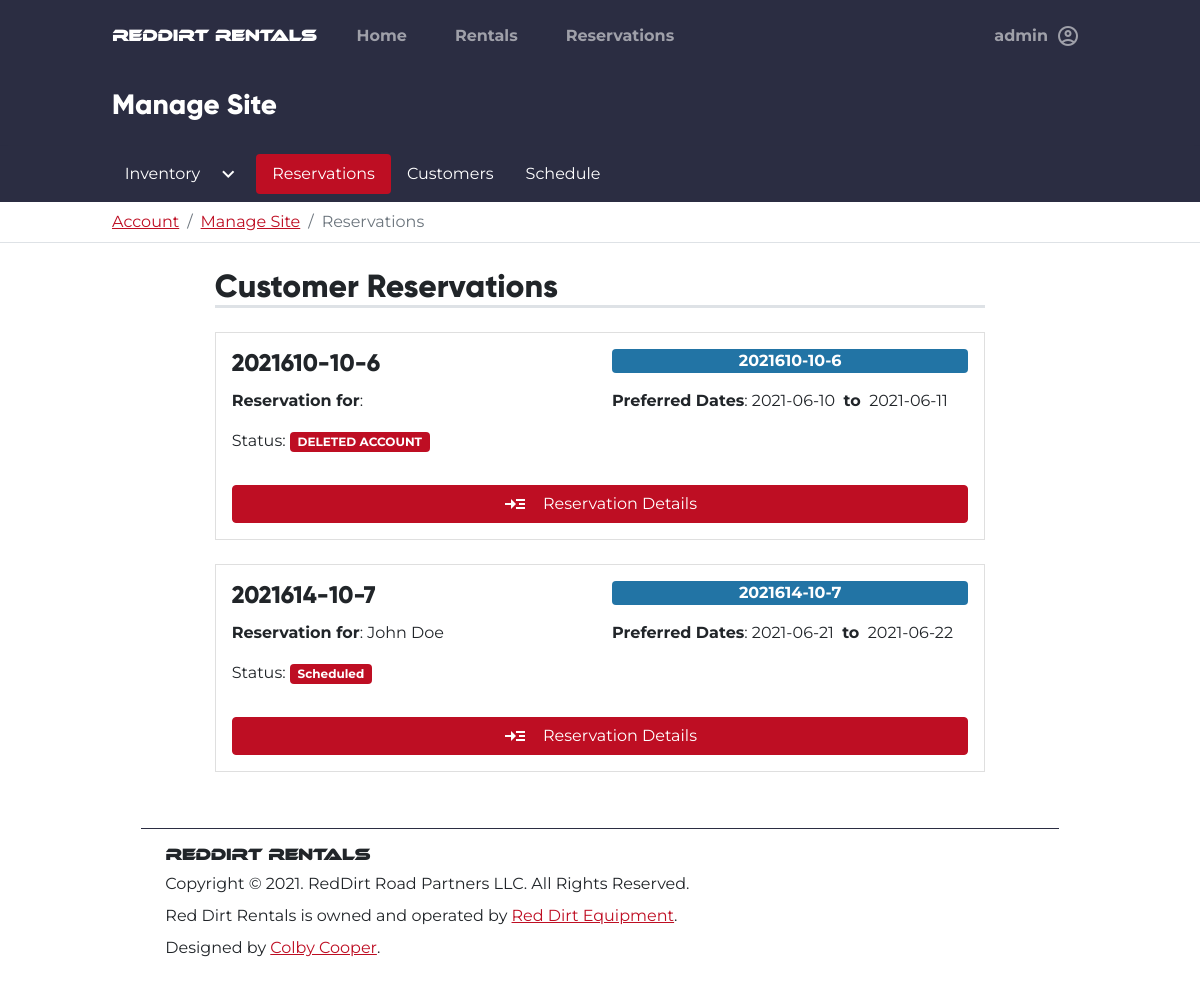
Before: /admin/reservations (signed in) with the older database file.
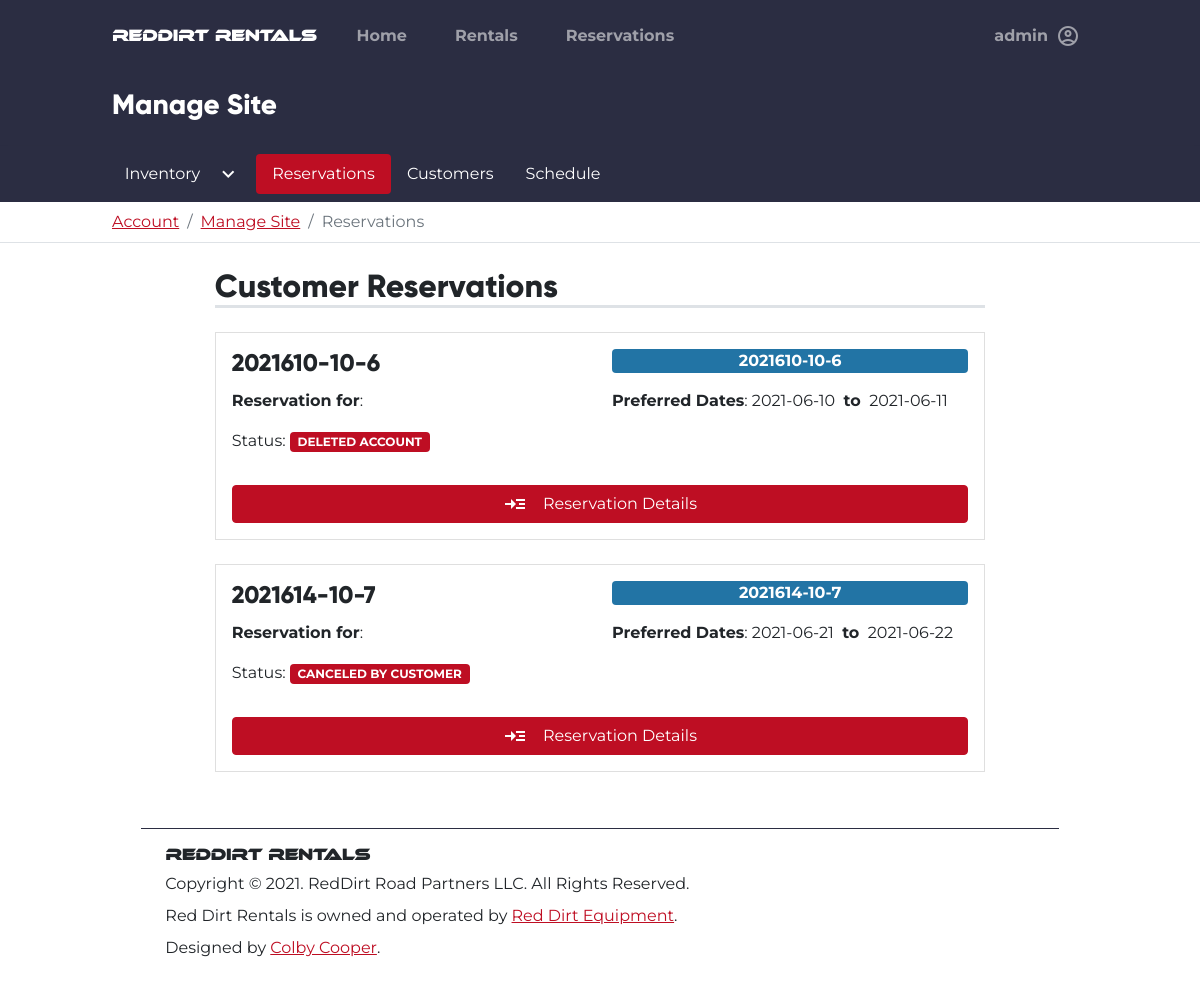
After: the same page with the newer database file.
### tables this page shows
CREATE TABLE users (
    id INTEGER PRIMARY KEY AUTOINCREMENT,
    firstname TEXT NOT NULL,
    lastname TEXT NOT NULL,
    phonenumber TEXT NOT NULL,
    email TEXT NOT NULL,
    password BLOB NOT NULL,
    groups TEXT NOT NULL,
    address TEXT NOT NULL,
    city TEXT NOT NULL,
    state TEXT NOT NULL,
    zip TEXT NOT NULL
, token TEXT, token_expire TEXT);

CREATE TABLE reservations (
    id INTEGER PRIMARY KEY AUTOINCREMENT,
    
    confirmation_num TEXT NOT NULL,
    rental_id INT NOT NULL,
    customer_id INT NOT NULL,
    
    pref_start_1 DATE NOT NULL,
    pref_start_2 DATE NOT NULL,
    pref_start_3 DATE NOT NULL,
    pref_end_1 DATE NOT NULL,
    pref_end_2 DATE NOT NULL,
    pref_end_3 DATE NOT NULL,

    status TEXT DEFAULT 'PENDING'
, est_hours TEXT, actual_start DATE, actual_end DATE);

### rentals_app/admin.py (the view)
@admin.route("/reservations")
@login_required
@admin_only
def reservations():
    con, cur = helpers.connect_to_db()
    resv_sql = "SELECT * FROM reservations;".format(g.user.userid)
    try:
        reservations = cur.execute(resv_sql).fetchall()
        rental_ids = list()
        for x in reservations:
            rental_ids.append(x[2])
        rentals = dict()
        for id in rental_ids:
            rentals[str(id)] = Rental().find_rental(id)
            rentals[str(id)].image_paths = rentals[str(id)].image_paths[
                2 : len(rentals[str(id)].image_paths) - 2
            ]
        print(reservations)
        customers_ids = list()
        for x in reservations:
            customers_ids.append(x[3])
        customers = dict()
        for id in customers_ids:
            if id == 0:
                customers[str(id)] = None
            else:
                customers[str(id)] = User.find_user(id)
    except Exception as ex:
        print(ex)
        raise ex
    finally:
        con.close()
        return render_template(
            "admin/reservations.html",
            reservations=reservations,
            rentals=rentals,
            customers=customers,
        )

### rentals_app/auth.py (called while the page is built)
@auth.before_app_request
def fetch_current_user():
    userid = session.get("userid")
    if userid is None:
        g.user = None
    else:
        g.user = User.find_user(userid)

def login_required(view):
    @functools.wraps(view)
    def wrapped_view(**kwargs):
        if g.user is None:
            return redirect(url_for("auth.login"))
        return view(**kwargs)
    return wrapped_view

def admin_only(view):
    @functools.wraps(view)
    def wrapped_view(**kwargs):
        if g.user is None:
            return redirect(url_for("auth.login"))
        if g.user is not None and g.user.groups != "admin":
            session.clear()
            return redirect(render_template("errors/401.html"))
        return view(**kwargs)
    return wrapped_view

### rentals_app/helpers.py (called while the page is built)
def connect_to_db():
    con = sqlite3.connect(DB_PATH)
    return con, con.cursor()

### rentals_app/templates/admin/reservations.html (shortened to what the changed rows need)
{% extends "base.html" %}
{% block content %}
<div class="container-fluid p-3 mb-3"
     id="inventory_tab_content">
    <div class="row">
        <div class="col-md-8 mx-auto mt-2">
            <h2 class="border-bottom border-3">Customer Reservations</h2>
            {% if reservations %}
            {% for reservation in reservations %}
            {% if reservation[2] == 0 %}
            <div class="card my-4 rounded-0">
                <div class="card-body">
                    <div class="row row-cols-2">
                        <h4>{{reservation[1]}}</h4>
                        <p class="col">Status: <span class="badge bg-info">{{reservation[10]}}</span></p>
                    </div>
                </div>
            </div>
            {% else %}
            <div class="card my-4 rounded-0">
                <div class="card-body">
                    <div class="row">
                        <div class="col">
                            {% set customer = customers['%s' % reservation[3]] %}
                            <h4>{{reservation[1]}}</h4>
                        </div>
                        <div class="col">
                            <p class="rounded bg-success text-white fw-bold text-center">{{reservation[1]}}</span></p>
                        </div>
                    </div>
                    <div class="row">
                        <p class="col"><b>Reservation for</b>: {{customer.firstname}} {{customer.lastname}}</p>
                        <p class="col"><b>Preferred Dates</b>: {{reservation[4]}}&nbsp;&nbsp;<b>to</b>&nbsp;&nbsp;{{reservation[5]}}
                    </div>
                    <div class="row col">
                        <p>Status: <span class="badge bg-info">{{reservation[10]}}</span></p>
                    </div>
                </div>
                <div class="card-footer border-0 bg-white pb-3 pt-0 text-end">
                    <a href="{{ url_for('admin.reservation_details', id=reservation[0]) }}"
                       class="d-block w-100 btn btn-danger px-5">
                        <div class="d-flex flex-row align-items-center justify-content-center">
                            <span class="material-icons-outlined me-3">
                            </span>
                            Reservation Details
                        </div>
                    </a>
                </div>
            </div>
            {% endif %}
            {% endfor %}
            {%else%}
        </div>
    </div>
    <div class="card rounded-0 my-4">
        <h3>There are not any reservations to review</h3>
    </div>
    {%endif%}
</div>
{% endblock %}

Changed rows visible on the page:
no longer on this page (row edited): users: firstname "John", lastname "Doe"
changed reservations: status "Scheduled" → "CANCELED BY CUSTOMER"
